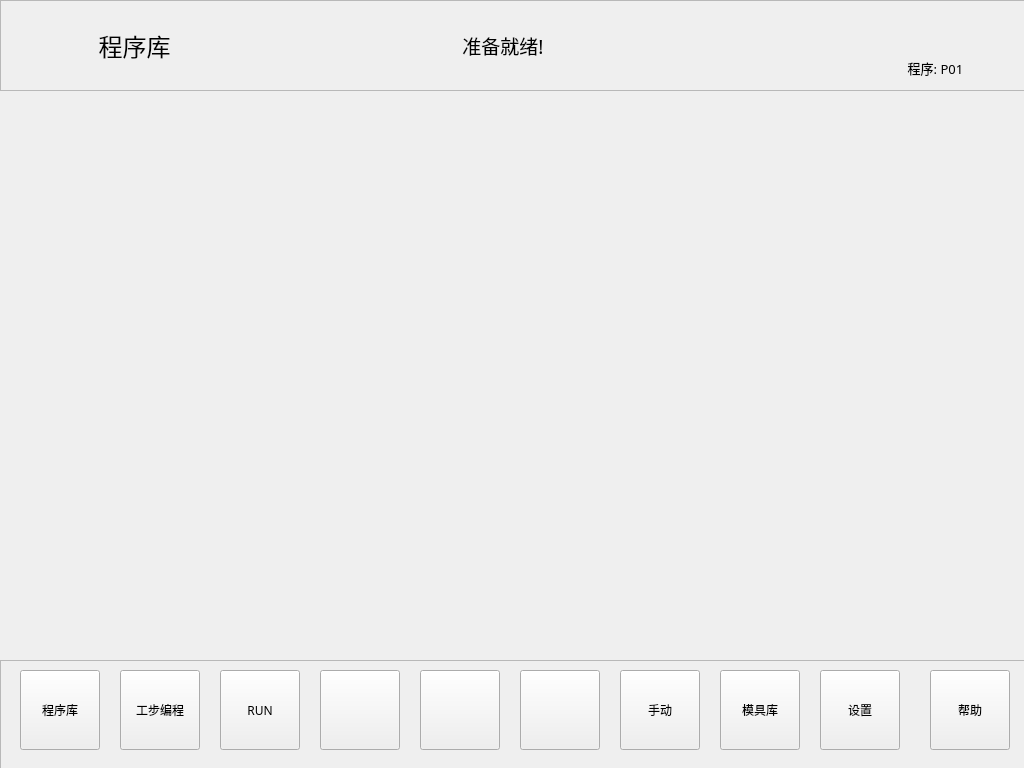
<?xml version="1.0" encoding="UTF-8"?>
<ui version="4.0">
 <class>MainWindow</class>
 <widget class="QMainWindow" name="MainWindow">
  <property name="geometry">
   <rect>
    <x>0</x>
    <y>0</y>
    <width>1024</width>
    <height>768</height>
   </rect>
  </property>
  <property name="font">
   <font>
    <family>文泉驿正黑</family>
   </font>
  </property>
  <property name="cursor">
   <cursorShape>ArrowCursor</cursorShape>
  </property>
  <property name="windowTitle">
   <string>MainWindow</string>
  </property>
  <widget class="QWidget" name="centralWidget">
   <widget class="QFrame" name="frame_Ptitile">
    <property name="geometry">
     <rect>
      <x>0</x>
      <y>0</y>
      <width>1031</width>
      <height>91</height>
     </rect>
    </property>
    <property name="frameShape">
     <enum>QFrame::StyledPanel</enum>
    </property>
    <property name="frameShadow">
     <enum>QFrame::Raised</enum>
    </property>
    <widget class="QLabel" name="label">
     <property name="geometry">
      <rect>
       <x>876</x>
       <y>16</y>
       <width>141</width>
       <height>31</height>
      </rect>
     </property>
     <property name="text">
      <string/>
     </property>
     <property name="pixmap">
      <pixmap resource="A66-appsrc.qrc">:/ico/ICO/LOGO.png</pixmap>
     </property>
     <property name="scaledContents">
      <bool>false</bool>
     </property>
    </widget>
    <widget class="QToolButton" name="toolButton_T1">
     <property name="geometry">
      <rect>
       <x>36</x>
       <y>5</y>
       <width>191</width>
       <height>81</height>
      </rect>
     </property>
     <property name="font">
      <font>
       <family>Sans Serif</family>
       <pointsize>18</pointsize>
      </font>
     </property>
     <property name="text">
      <string> 程序库</string>
     </property>
     <property name="icon">
      <iconset resource="A66-appsrc.qrc">
       <normaloff>:/ico/ICO/P1-PROG.png</normaloff>:/ico/ICO/P1-PROG.png</iconset>
     </property>
     <property name="iconSize">
      <size>
       <width>64</width>
       <height>64</height>
      </size>
     </property>
     <property name="popupMode">
      <enum>QToolButton::DelayedPopup</enum>
     </property>
     <property name="toolButtonStyle">
      <enum>Qt::ToolButtonTextBesideIcon</enum>
     </property>
     <property name="autoRaise">
      <bool>true</bool>
     </property>
     <property name="arrowType">
      <enum>Qt::NoArrow</enum>
     </property>
    </widget>
    <widget class="QToolButton" name="toolButton_State">
     <property name="geometry">
      <rect>
       <x>280</x>
       <y>10</y>
       <width>441</width>
       <height>71</height>
      </rect>
     </property>
     <property name="font">
      <font>
       <family>Sans Serif</family>
       <pointsize>14</pointsize>
      </font>
     </property>
     <property name="text">
      <string> 准备就绪!</string>
     </property>
     <property name="icon">
      <iconset resource="A66-appsrc.qrc">
       <normaloff>:/ico/ICO/P1-MSG.png</normaloff>:/ico/ICO/P1-MSG.png</iconset>
     </property>
     <property name="iconSize">
      <size>
       <width>40</width>
       <height>40</height>
      </size>
     </property>
     <property name="popupMode">
      <enum>QToolButton::InstantPopup</enum>
     </property>
     <property name="toolButtonStyle">
      <enum>Qt::ToolButtonTextBesideIcon</enum>
     </property>
     <property name="autoRaise">
      <bool>true</bool>
     </property>
    </widget>
    <widget class="QToolButton" name="toolButton_ProName">
     <property name="geometry">
      <rect>
       <x>870</x>
       <y>52</y>
       <width>131</width>
       <height>31</height>
      </rect>
     </property>
     <property name="font">
      <font>
       <family>Sans Serif</family>
       <pointsize>10</pointsize>
      </font>
     </property>
     <property name="text">
      <string>程序: P01</string>
     </property>
     <property name="icon">
      <iconset resource="A66-appsrc.qrc">
       <normaloff>:/ico/ICO/P1-VER.png</normaloff>:/ico/ICO/P1-VER.png</iconset>
     </property>
     <property name="iconSize">
      <size>
       <width>30</width>
       <height>30</height>
      </size>
     </property>
     <property name="popupMode">
      <enum>QToolButton::DelayedPopup</enum>
     </property>
     <property name="toolButtonStyle">
      <enum>Qt::ToolButtonTextBesideIcon</enum>
     </property>
     <property name="autoRaise">
      <bool>true</bool>
     </property>
    </widget>
   </widget>
   <widget class="QFrame" name="frame">
    <property name="geometry">
     <rect>
      <x>0</x>
      <y>660</y>
      <width>1031</width>
      <height>111</height>
     </rect>
    </property>
    <property name="frameShape">
     <enum>QFrame::StyledPanel</enum>
    </property>
    <property name="frameShadow">
     <enum>QFrame::Raised</enum>
    </property>
    <widget class="QToolButton" name="toolButton_B0">
     <property name="geometry">
      <rect>
       <x>20</x>
       <y>10</y>
       <width>80</width>
       <height>80</height>
      </rect>
     </property>
     <property name="font">
      <font>
       <family>文泉驿微米黑</family>
      </font>
     </property>
     <property name="text">
      <string>程序库</string>
     </property>
     <property name="icon">
      <iconset resource="A66-appsrc.qrc">
       <normaloff>:/ico/ICO/P1-PROG.png</normaloff>:/ico/ICO/P1-PROG.png</iconset>
     </property>
     <property name="iconSize">
      <size>
       <width>52</width>
       <height>52</height>
      </size>
     </property>
     <property name="toolButtonStyle">
      <enum>Qt::ToolButtonTextUnderIcon</enum>
     </property>
    </widget>
    <widget class="QToolButton" name="toolButton_B1">
     <property name="geometry">
      <rect>
       <x>120</x>
       <y>10</y>
       <width>80</width>
       <height>80</height>
      </rect>
     </property>
     <property name="font">
      <font>
       <family>文泉驿微米黑</family>
      </font>
     </property>
     <property name="text">
      <string>工步编程</string>
     </property>
     <property name="icon">
      <iconset resource="A66-appsrc.qrc">
       <normaloff>:/ico/ICO/P1-EDIT.png</normaloff>:/ico/ICO/P1-EDIT.png</iconset>
     </property>
     <property name="iconSize">
      <size>
       <width>52</width>
       <height>52</height>
      </size>
     </property>
     <property name="toolButtonStyle">
      <enum>Qt::ToolButtonTextUnderIcon</enum>
     </property>
    </widget>
    <widget class="QToolButton" name="toolButton_B3">
     <property name="geometry">
      <rect>
       <x>620</x>
       <y>10</y>
       <width>80</width>
       <height>80</height>
      </rect>
     </property>
     <property name="font">
      <font>
       <family>文泉驿微米黑</family>
      </font>
     </property>
     <property name="cursor">
      <cursorShape>BlankCursor</cursorShape>
     </property>
     <property name="text">
      <string>手动</string>
     </property>
     <property name="icon">
      <iconset resource="A66-appsrc.qrc">
       <normaloff>:/ico/ICO/P1-MANU.png</normaloff>:/ico/ICO/P1-MANU.png</iconset>
     </property>
     <property name="iconSize">
      <size>
       <width>52</width>
       <height>52</height>
      </size>
     </property>
     <property name="toolButtonStyle">
      <enum>Qt::ToolButtonTextUnderIcon</enum>
     </property>
    </widget>
    <widget class="QToolButton" name="toolButton_B4">
     <property name="geometry">
      <rect>
       <x>420</x>
       <y>10</y>
       <width>80</width>
       <height>80</height>
      </rect>
     </property>
     <property name="font">
      <font>
       <family>文泉驿微米黑</family>
      </font>
     </property>
     <property name="text">
      <string/>
     </property>
     <property name="iconSize">
      <size>
       <width>48</width>
       <height>48</height>
      </size>
     </property>
     <property name="toolButtonStyle">
      <enum>Qt::ToolButtonTextUnderIcon</enum>
     </property>
    </widget>
    <widget class="QToolButton" name="toolButton_B5">
     <property name="geometry">
      <rect>
       <x>820</x>
       <y>10</y>
       <width>80</width>
       <height>80</height>
      </rect>
     </property>
     <property name="font">
      <font>
       <family>文泉驿微米黑</family>
      </font>
     </property>
     <property name="text">
      <string>设置</string>
     </property>
     <property name="icon">
      <iconset resource="A66-appsrc.qrc">
       <normaloff>:/ico/ICO/P1-SET.png</normaloff>:/ico/ICO/P1-SET.png</iconset>
     </property>
     <property name="iconSize">
      <size>
       <width>52</width>
       <height>52</height>
      </size>
     </property>
     <property name="toolButtonStyle">
      <enum>Qt::ToolButtonTextUnderIcon</enum>
     </property>
    </widget>
    <widget class="QToolButton" name="toolButton_B2">
     <property name="geometry">
      <rect>
       <x>720</x>
       <y>10</y>
       <width>80</width>
       <height>80</height>
      </rect>
     </property>
     <property name="font">
      <font>
       <family>文泉驿微米黑</family>
      </font>
     </property>
     <property name="text">
      <string>模具库</string>
     </property>
     <property name="icon">
      <iconset resource="A66-appsrc.qrc">
       <normaloff>:/ico/ICO/P1-MOLD.png</normaloff>:/ico/ICO/P1-MOLD.png</iconset>
     </property>
     <property name="iconSize">
      <size>
       <width>52</width>
       <height>52</height>
      </size>
     </property>
     <property name="toolButtonStyle">
      <enum>Qt::ToolButtonTextUnderIcon</enum>
     </property>
    </widget>
    <widget class="QToolButton" name="toolButton_2">
     <property name="geometry">
      <rect>
       <x>320</x>
       <y>10</y>
       <width>80</width>
       <height>80</height>
      </rect>
     </property>
     <property name="text">
      <string/>
     </property>
     <property name="iconSize">
      <size>
       <width>52</width>
       <height>52</height>
      </size>
     </property>
     <property name="toolButtonStyle">
      <enum>Qt::ToolButtonTextUnderIcon</enum>
     </property>
    </widget>
    <widget class="QToolButton" name="toolButton">
     <property name="geometry">
      <rect>
       <x>520</x>
       <y>10</y>
       <width>80</width>
       <height>80</height>
      </rect>
     </property>
     <property name="text">
      <string/>
     </property>
    </widget>
    <widget class="QToolButton" name="toolButton_Start">
     <property name="geometry">
      <rect>
       <x>220</x>
       <y>10</y>
       <width>80</width>
       <height>80</height>
      </rect>
     </property>
     <property name="text">
      <string>RUN</string>
     </property>
     <property name="icon">
      <iconset resource="A66-appsrc.qrc">
       <normaloff>:/ico/ICO/P1-START.png</normaloff>:/ico/ICO/P1-START.png</iconset>
     </property>
     <property name="iconSize">
      <size>
       <width>52</width>
       <height>52</height>
      </size>
     </property>
     <property name="toolButtonStyle">
      <enum>Qt::ToolButtonTextUnderIcon</enum>
     </property>
    </widget>
    <widget class="QToolButton" name="toolButton_4">
     <property name="geometry">
      <rect>
       <x>930</x>
       <y>10</y>
       <width>80</width>
       <height>80</height>
      </rect>
     </property>
     <property name="text">
      <string>帮助</string>
     </property>
     <property name="icon">
      <iconset resource="A66-appsrc.qrc">
       <normaloff>:/ico/ICO/P1-HELP.png</normaloff>:/ico/ICO/P1-HELP.png</iconset>
     </property>
     <property name="iconSize">
      <size>
       <width>52</width>
       <height>52</height>
      </size>
     </property>
     <property name="toolButtonStyle">
      <enum>Qt::ToolButtonTextUnderIcon</enum>
     </property>
    </widget>
   </widget>
  </widget>
 </widget>
 <layoutdefault spacing="6" margin="11"/>
 <resources>
  <include location="A66-appsrc.qrc"/>
 </resources>
 <connections/>
</ui>
